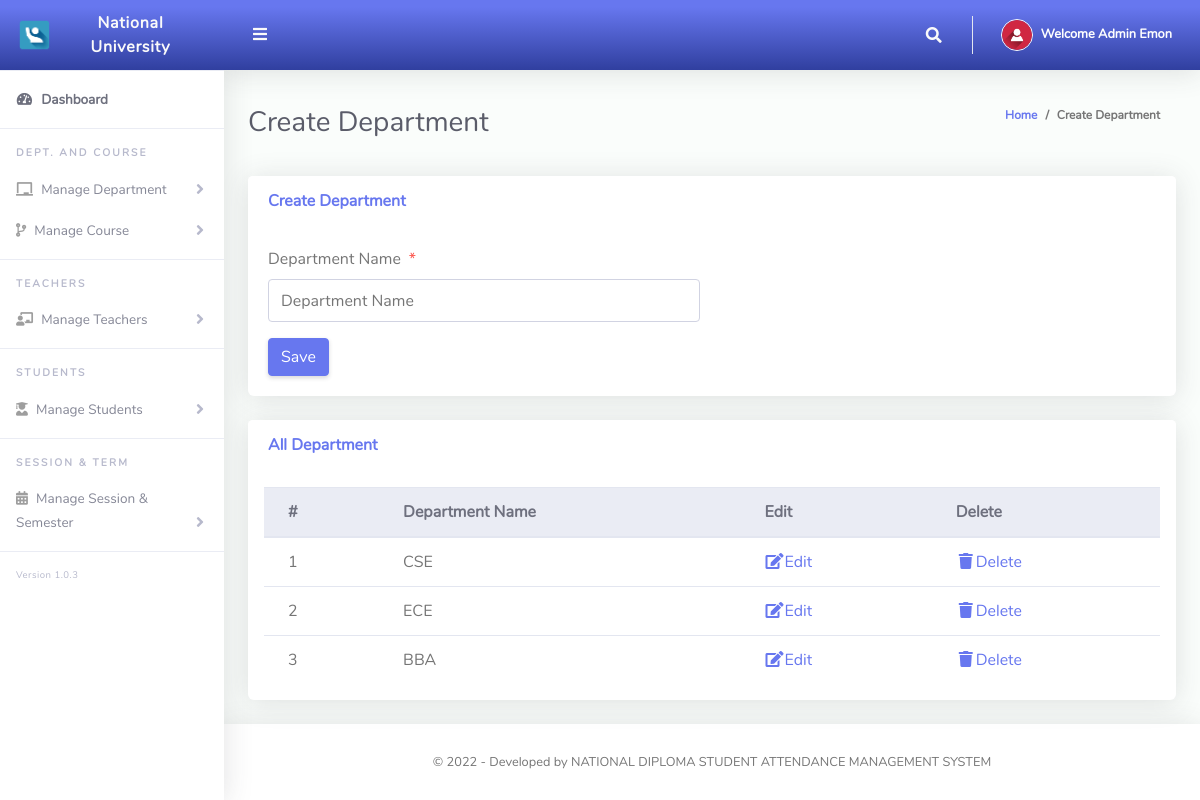
The app's page /Admin/createClass.php (signed in) with its own data.
### tables this page shows
CREATE TABLE `tblclass` (
  `Id` int(10) NOT NULL,
  `className` varchar(255) NOT NULL
);

### Admin/createClass.php (the view, shortened to what this page needs)
<?php
include '../Includes/dbcon.php';
?>
<!DOCTYPE html>
<html lang="en">
<head>
  <link href="../vendor/fontawesome-free/css/all.min.css" rel="stylesheet" type="text/css">
  <link href="../vendor/bootstrap/css/bootstrap.min.css" rel="stylesheet" type="text/css">
  <link href="css/ruang-admin.min.css" rel="stylesheet">
</head>
<body id="page-top">
  <div id="wrapper">
    <?php include "Includes/sidebar.php"; ?>
    <div id="content-wrapper" class="d-flex flex-column">
      <div id="content">
        <?php include "Includes/topbar.php"; ?>
        <div class="container-fluid" id="container-wrapper">
          <div class="d-sm-flex align-items-center justify-content-between mb-4">
            <h1 class="h3 mb-0 text-gray-800">Create Department</h1>
            <ol class="breadcrumb">
              <li class="breadcrumb-item"><a href="./">Home</a></li>
              <li class="breadcrumb-item active" aria-current="page">Create Department</li>
            </ol>
          </div>
          <div class="row">
            <div class="col-lg-12">
              <div class="card mb-4">
                <div class="card-header py-3 d-flex flex-row align-items-center justify-content-between">
                  <h6 class="m-0 font-weight-bold text-primary">Create Department</h6>
                </div>
                <div class="card-body">
                  <form method="post">
                    <div class="form-group row mb-3">
                      <div class="col-xl-6">
                        <label class="form-control-label">Department Name<span class="text-danger ml-2">*</span></label>
                        <input type="text" class="form-control" name="className" value="<?php echo $row['className']; ?>" id="exampleInputFirstName" placeholder="Department Name">
                      </div>
                    </div>
                    <?php
                    if (isset($Id)) {
                    ?>
                      <button type="submit" name="update" class="btn btn-warning">Update</button>
                      &nbsp;&nbsp;&nbsp;&nbsp;&nbsp;&nbsp;&nbsp;&nbsp;&nbsp;&nbsp;
                    <?php
                    } else {
                    ?>
                      <button type="submit" name="save" class="btn btn-primary">Save</button>
                    <?php
                    }
                    ?>
                  </form>
                </div>
              </div>
              <div class="row">
                <div class="col-lg-12">
                  <div class="card mb-4">
                    <div class="card-header py-3 d-flex flex-row align-items-center justify-content-between">
                      <h6 class="m-0 font-weight-bold text-primary">All Department</h6>
                    </div>
                    <div class="table-responsive p-3">
                      <table class="table align-items-center table-flush table-hover" id="dataTableHover">
                        <thead class="thead-light">
                          <tr>
                            <th>#</th>
                            <th>Department Name</th>
                            <th>Edit</th>
                            <th>Delete</th>
                          </tr>
                        </thead>
                        <tbody>
                          <?php
                          $query = "SELECT * FROM tblclass";
                          $rs = $conn->query($query);
                          $num = $rs->num_rows;
                          $sn = 0;
                          if ($num > 0) {
                            while ($rows = $rs->fetch_assoc()) {
                              $sn = $sn + 1;
                              echo "
                              <tr>
                                <td>" . $sn . "</td>
                                <td>" . $rows['className'] . "</td>
                                <td><a href='?action=edit&Id=" . $rows['Id'] . "'><i class='fas fa-fw fa-edit'></i>Edit</a></td>
                                <td><a href='?action=delete&Id=" . $rows['Id'] . "'><i class='fas fa-fw fa-trash'></i>Delete</a></td>
                              </tr>";
                            }
                          } else {
                            echo
                            "<div class='alert alert-danger' role='alert'>
                            No Record Found!
                            </div>";
                          }
                          ?>
                        </tbody>
                      </table>
                    </div>
                  </div>
                </div>
              </div>
            </div>
          </div>
        </div>
        <?php include "Includes/footer.php"; ?>
      </div>
    </div>
</body>
</html>

### Admin/Includes/topbar.php (shortened to what this page needs)
<?php
$query = "SELECT * FROM tbladmin WHERE Id = " . $_SESSION['userId'] . "";
$rs = $conn->query($query);
$rows = $rs->fetch_assoc();
$fullName = $rows['firstName'] . " " . $rows['lastName'];
?>
<nav class="navbar navbar-expand navbar-light bg-gradient-primary topbar mb-4 static-top">
  <button id="sidebarToggleTop" class="btn btn-link rounded-circle mr-3">
    <i class="fa fa-bars"></i>
  </button>
  <ul class="navbar-nav ml-auto">
    <li class="nav-item dropdown no-arrow">
      <a class="nav-link dropdown-toggle" href="#" id="searchDropdown" role="button" data-toggle="dropdown" aria-haspopup="true" aria-expanded="false">
        <i class="fas fa-search fa-fw"></i>
      </a>
    </li>
    <li class="nav-item dropdown no-arrow">
      <a class="nav-link dropdown-toggle" href="#" id="userDropdown" role="button" data-toggle="dropdown" aria-haspopup="true" aria-expanded="false">
        <img class="img-profile rounded-circle" src="img/user-icn.png" style="max-width: 60px">
        <span class="ml-2 d-none d-lg-inline text-white small"><b>Welcome <?php echo $fullName; ?></b></span>
      </a>
    </li>
  </ul>
</nav>

### records on screen
tblclass: className "CSE"
tblclass: className "ECE"
tblclass: className "BBA"

### other values on screen
$fullName "Admin Emon"
